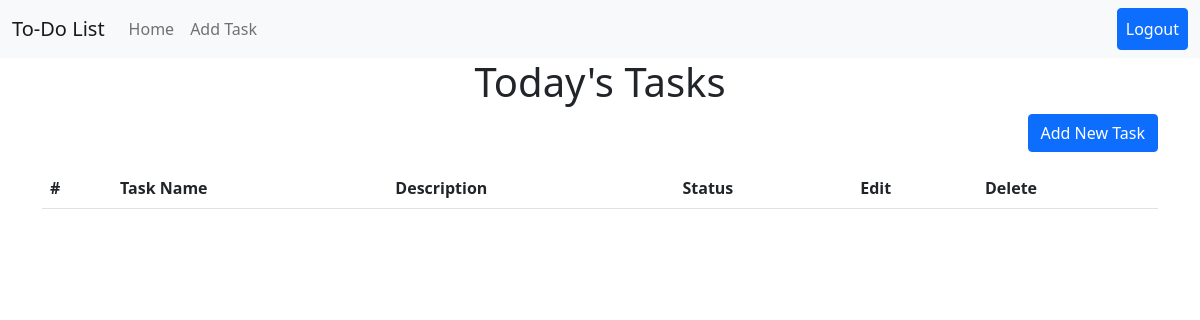
The app's page /view/, older data.
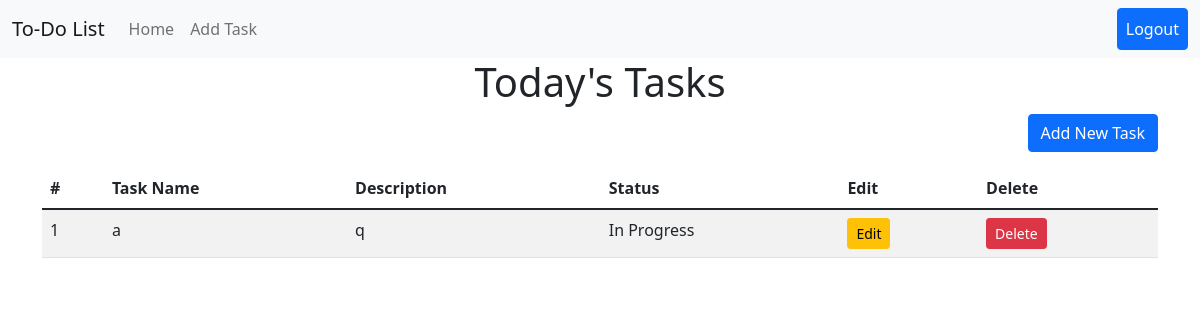
The same page, newer data.
### todolist1/models.py (models this page shows, shortened)
class Task(models.Model):
    name = models.CharField(max_length=200)
    description = models.TextField()
    status = models.CharField(max_length=50, choices=[
        ('Pending', 'Pending'),
        ('Completed', 'Completed'),
        ('In Progress', 'In Progress')
    ])
    created_at = models.DateTimeField(auto_now_add=True)

### todolist1/views.py (the view)
# urls.py: path('view/', views.view_tasks, name='view_tasks'),
def view_tasks(request):
    tasks = Task.objects.all()
    return render(request, 'view_tasks.html', {'tasks': tasks})

### templates/view_tasks.html (shortened to what this page needs)
{% extends 'base.html' %}
{% block content %}
<h1 class="text-center">Today's Tasks</h1>
<div class="d-flex justify-content-end mb-3">
    <button class="btn btn-primary" data-bs-toggle="modal" data-bs-target="#addTaskModal">Add New Task</button>
</div>
<table class="table table-striped">
    <thead class="thead-dark">
        <tr>
            <th>#</th>
            <th>Task Name</th>
            <th>Description</th>
            <th>Status</th>
            <th>Edit</th>
            <th>Delete</th>
        </tr>
    </thead>
    <tbody>
        {% for task in tasks %}
        <tr>
            <td>{{ forloop.counter }}</td>
            <td>{{ task.name }}</td>
            <td>{{ task.description }}</td>
            <td>{{ task.status }}</td>
            <td>
                <button class="btn btn-warning btn-sm" data-bs-toggle="modal" data-bs-target="#editTaskModal{{ task.id }}">Edit</button>
            </td>
            <td>
                <button class="btn btn-danger btn-sm" data-bs-toggle="modal" data-bs-target="#deleteTaskModal{{ task.id }}">Delete</button>
            </td>
        </tr>
        {% endfor %}
    </tbody>
</table>
{% endblock %}

### templates/base.html (shortened to what this page needs)
<!DOCTYPE html>
<html lang="en">
<head>
    <link href="https://cdn.jsdelivr.net/npm/bootstrap@5.1.3/dist/css/bootstrap.min.css" rel="stylesheet">
</head>
<body>
    <nav class="navbar navbar-expand-lg navbar-light bg-light">
        <div class="container-fluid">
            <a class="navbar-brand" href="{% url 'view_tasks' %}">To-Do List</a>
            <div class="collapse navbar-collapse" id="navbarNav">
                <ul class="navbar-nav">
                    <li class="nav-item">
                        <a class="nav-link" href="{% url 'view_tasks' %}">Home</a>
                    </li>
                    <li class="nav-item">
                        <a class="nav-link" href="{% url 'add_task' %}">Add Task</a>
                    </li>
                </ul>
                <ul class="navbar-nav ms-auto">
                    <li class="nav-item">
                        <a class="nav-link btn btn-primary text-white" href="#">Logout</a>
                    </li>
                </ul>
            </div>
        </div>
    </nav>
    <div class="container">
        {% block content %}{% endblock %}
    </div>
</body>
</html>

Row changes from the older to the newer data that the page shows:
added Task: name "a", description "q", status "In Progress"
